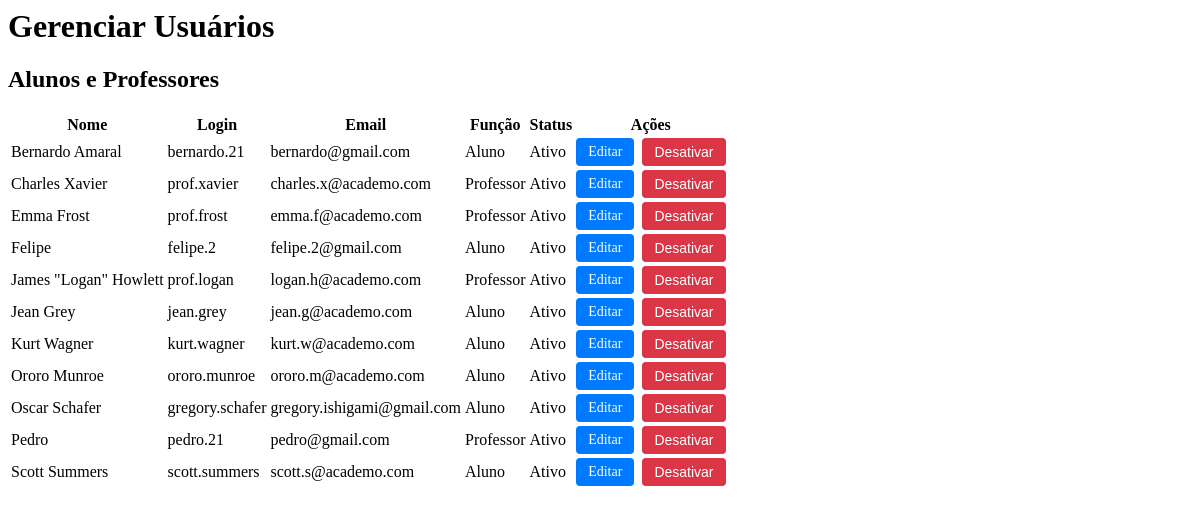
Before: /academo_phpversion/coordenacao/gerenciar_usuarios.php with the older database file.
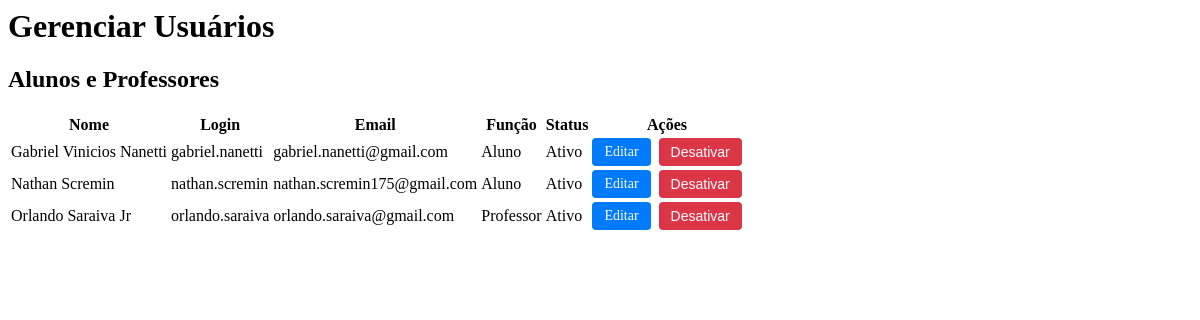
After: the same page with the newer database file.
### tables this page shows
CREATE TABLE `users` (
  `id_users` int(11) NOT NULL,
  `login` varchar(80) NOT NULL,
  `password_hash` varchar(255) NOT NULL,
  `name` varchar(150) NOT NULL,
  `email` varchar(150) NOT NULL,
  `role_id` int(11) NOT NULL,
  `owner_id` int(11) DEFAULT NULL,
  `program_id` int(11) DEFAULT NULL,
  `status` enum('ativo','inativo') NOT NULL DEFAULT 'ativo',
  `created_at` timestamp NOT NULL DEFAULT current_timestamp(),
  `updated_at` timestamp NOT NULL DEFAULT current_timestamp() ON UPDATE current_timestamp()
);

### academo_phpversion/coordenacao/gerenciar_usuarios.php (the view, shortened to what this page needs)
<?php
require_once __DIR__ . '/../db.php';
$users = $conn->query("SELECT id_users, name, email, login, role_id, status FROM users WHERE role_id IN (2, 3) ORDER BY name")->fetch_all(MYSQLI_ASSOC);
?>
<h1>Gerenciar Usuários</h1>
<div class="box">
    <h2>Alunos e Professores</h2>
    <table>
        <thead>
            <tr>
                <th>Nome</th>
                <th>Login</th>
                <th>Email</th>
                <th>Função</th>
                <th>Status</th>
                <th>Ações</th>
            </tr>
        </thead>
        <tbody>
            <?php foreach($users as $user): ?>
            <tr>
                <td><?= htmlspecialchars($user['name']) ?></td>
                <td><?= htmlspecialchars($user['login']) ?></td>
                <td><?= htmlspecialchars($user['email']) ?></td>
                <td><?= $user['role_id'] == 2 ? 'Professor' : 'Aluno' ?></td>
                <td><?= ucfirst($user['status']) ?></td>
                <td>
                    <div class="action-buttons">
                        <a href="?page=editar_usuario&id=<?= $user['id_users'] ?>" style="background-color:#007bff;">Editar</a>
                        <form method="POST" action="?page=gerenciar_usuarios">
                            <?php if ($user['status'] === 'ativo'): ?>
                                <button type="submit" name="action" value="desativar" style="background-color:#dc3545;">Desativar</button>
                            <?php else: ?>
                                <button type="submit" name="action" value="reativar" style="background-color:#28a745;">Reativar</button>
                            <?php endif; ?>
                        </form>
                    </div>
                </td>
            </tr>
            <?php endforeach; ?>
        </tbody>
    </table>
</div>

### academo_phpversion/coordenacao/gerenciar_usuarios.php (style rules this page uses)
.action-buttons { display: flex; gap: 8px; align-items: center; }
.action-buttons form { margin: 0; }
.action-buttons a, .action-buttons button { padding: 6px 12px; font-size: 14px; text-decoration: none; color: white; border-radius: 4px; border: none; cursor: pointer; }

Changed rows visible on the page:
removed users: name "Bernardo Amaral", login "bernardo.21", email "bernardo@gmail.com", shows "Aluno", status "Ativo", shows "Desativar"
removed users: name "Charles Xavier", login "prof.xavier", email "charles.x@academo.com", shows "Professor", status "Ativo", shows "Desativar"
removed users: name "Emma Frost", login "prof.frost", email "emma.f@academo.com", shows "Professor", status "Ativo", shows "Desativar"
removed users: name "Felipe", login "felipe.2", email "felipe.2@gmail.com", shows "Aluno", status "Ativo", shows "Desativar"
removed users: name "James \"Logan\" Howlett", login "prof.logan", email "logan.h@academo.com", shows "Professor", status "Ativo", shows "Desativar"
removed users: name "Jean Grey", login "jean.grey", email "jean.g@academo.com", shows "Aluno", status "Ativo", shows "Desativar"
removed users: name "Kurt Wagner", login "kurt.wagner", email "kurt.w@academo.com", shows "Aluno", status "Ativo", shows "Desativar"
removed users: name "Ororo Munroe", login "ororo.munroe", email "ororo.m@academo.com", shows "Aluno", status "Ativo", shows "Desativar"
removed users: name "Oscar Schafer", login "gregory.schafer", email "gregory.ishigami@gmail.com", shows "Aluno", status "Ativo", shows "Desativar"
removed users: name "Pedro", login "pedro.21", email "pedro@gmail.com", shows "Professor", status "Ativo", shows "Desativar"
removed users: name "Scott Summers", login "scott.summers", email "scott.s@academo.com", shows "Aluno", status "Ativo", shows "Desativar"
added users: name "Gabriel Vinicios Nanetti", login "gabriel.nanetti", email "gabriel.nanetti@gmail.com", shows "Aluno", status "Ativo", shows "Desativar"
added users: name "Nathan Scremin", login "nathan.scremin", email "nathan.scremin175@gmail.com", shows "Aluno", status "Ativo", shows "Desativar"
added users: name "Orlando Saraiva Jr", login "orlando.saraiva", email "orlando.saraiva@gmail.com", shows "Professor", status "Ativo", shows "Desativar"
